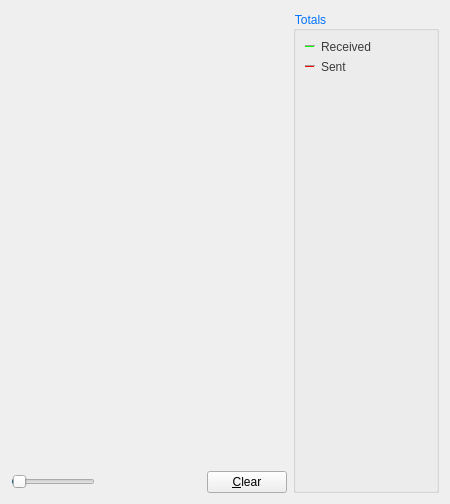
     <widget class="QWidget" name="tab_nettraffic">
      <attribute name="title">
       <string>&amp;Network Traffic</string>
      </attribute>
      <layout class="QHBoxLayout" name="horizontalLayout_3">
       <item>
        <layout class="QVBoxLayout" name="verticalLayout_4">
         <item>
          <widget class="TrafficGraphWidget" name="trafficGraph" native="true">
           <property name="sizePolicy">
            <sizepolicy hsizetype="Expanding" vsizetype="Expanding">
             <horstretch>0</horstretch>
             <verstretch>0</verstretch>
            </sizepolicy>
           </property>
          </widget>
         </item>
         <item>
          <layout class="QHBoxLayout" name="horizontalLayout_2">
           <item>
            <widget class="QSlider" name="sldGraphRange">
             <property name="minimum">
              <number>1</number>
             </property>
             <property name="maximum">
              <number>288</number>
             </property>
             <property name="pageStep">
              <number>12</number>
             </property>
             <property name="value">
              <number>6</number>
             </property>
             <property name="orientation">
              <enum>Qt::Horizontal</enum>
             </property>
            </widget>
           </item>
           <item>
            <widget class="QLabel" name="lblGraphRange">
             <property name="minimumSize">
              <size>
               <width>100</width>
               <height>0</height>
              </size>
             </property>
             <property name="alignment">
              <set>Qt::AlignCenter</set>
             </property>
            </widget>
           </item>
           <item>
            <widget class="QPushButton" name="btnClearTrafficGraph">
             <property name="text">
              <string>&amp;Clear</string>
             </property>
             <property name="autoDefault">
              <bool>false</bool>
             </property>
            </widget>
           </item>
          </layout>
         </item>
        </layout>
       </item>
       <item>
        <layout class="QVBoxLayout" name="verticalLayout">
         <item>
          <widget class="QGroupBox" name="groupBox">
           <property name="styleSheet">
            <string notr="true">color: rgb(0, 115, 255);</string>
           </property>
           <property name="title">
            <string>Totals</string>
           </property>
           <layout class="QVBoxLayout" name="verticalLayout_5">
            <item>
             <layout class="QHBoxLayout" name="horizontalLayout_4">
              <item>
               <widget class="Line" name="line">
                <property name="sizePolicy">
                 <sizepolicy hsizetype="Fixed" vsizetype="Fixed">
                  <horstretch>0</horstretch>
                  <verstretch>0</verstretch>
                 </sizepolicy>
                </property>
                <property name="minimumSize">
                 <size>
                  <width>10</width>
                  <height>0</height>
                 </size>
                </property>
                <property name="palette">
                 <palette>
                  <active>
                   <colorrole role="WindowText">
                    <brush brushstyle="SolidPattern">
                     <color alpha="255">
                      <red>0</red>
                      <green>115</green>
                      <blue>255</blue>
                     </color>
                    </brush>
                   </colorrole>
                   <colorrole role="Button">
                    <brush brushstyle="SolidPattern">
                     <color alpha="255">
                      <red>255</red>
                      <green>255</green>
                      <blue>255</blue>
                     </color>
                    </brush>
                   </colorrole>
                   <colorrole role="Light">
                    <brush brushstyle="SolidPattern">
                     <color alpha="255">
                      <red>0</red>
                      <green>255</green>
                      <blue>0</blue>
                     </color>
                    </brush>
                   </colorrole>
                   <colorrole role="Text">
                    <brush brushstyle="SolidPattern">
                     <color alpha="255">
                      <red>0</red>
                      <green>115</green>
                      <blue>255</blue>
                     </color>
                    </brush>
                   </colorrole>
                   <colorrole role="ButtonText">
                    <brush brushstyle="SolidPattern">
                     <color alpha="255">
                      <red>0</red>
                      <green>115</green>
                      <blue>255</blue>
                     </color>
                    </brush>
                   </colorrole>
                   <colorrole role="Base">
                    <brush brushstyle="SolidPattern">
                     <color alpha="255">
                      <red>255</red>
                      <green>255</green>
                      <blue>255</blue>
                     </color>
                    </brush>
                   </colorrole>
                   <colorrole role="Window">
                    <brush brushstyle="SolidPattern">
                     <color alpha="255">
                      <red>255</red>
                      <green>255</green>
                      <blue>255</blue>
                     </color>
                    </brush>
                   </colorrole>
                  </active>
                  <inactive>
                   <colorrole role="WindowText">
                    <brush brushstyle="SolidPattern">
                     <color alpha="255">
                      <red>0</red>
                      <green>115</green>
                      <blue>255</blue>
                     </color>
                    </brush>
                   </colorrole>
                   <colorrole role="Button">
                    <brush brushstyle="SolidPattern">
                     <color alpha="255">
                      <red>255</red>
                      <green>255</green>
                      <blue>255</blue>
                     </color>
                    </brush>
                   </colorrole>
                   <colorrole role="Light">
                    <brush brushstyle="SolidPattern">
                     <color alpha="255">
                      <red>0</red>
                      <green>255</green>
                      <blue>0</blue>
                     </color>
                    </brush>
                   </colorrole>
                   <colorrole role="Text">
                    <brush brushstyle="SolidPattern">
                     <color alpha="255">
                      <red>0</red>
                      <green>115</green>
                      <blue>255</blue>
                     </color>
                    </brush>
                   </colorrole>
                   <colorrole role="ButtonText">
                    <brush brushstyle="SolidPattern">
                     <color alpha="255">
                      <red>0</red>
                      <green>115</green>
                      <blue>255</blue>
                     </color>
                    </brush>
                   </colorrole>
                   <colorrole role="Base">
                    <brush brushstyle="SolidPattern">
                     <color alpha="255">
                      <red>255</red>
                      <green>255</green>
                      <blue>255</blue>
                     </color>
                    </brush>
                   </colorrole>
                   <colorrole role="Window">
                    <brush brushstyle="SolidPattern">
                     <color alpha="255">
                      <red>255</red>
                      <green>255</green>
                      <blue>255</blue>
                     </color>
                    </brush>
                   </colorrole>
                  </inactive>
                  <disabled>
                   <colorrole role="WindowText">
                    <brush brushstyle="SolidPattern">
                     <color alpha="255">
                      <red>0</red>
                      <green>115</green>
                      <blue>255</blue>
                     </color>
                    </brush>
                   </colorrole>
                   <colorrole role="Button">
                    <brush brushstyle="SolidPattern">
                     <color alpha="255">
                      <red>255</red>
                      <green>255</green>
                      <blue>255</blue>
                     </color>
                    </brush>
                   </colorrole>
                   <colorrole role="Light">
                    <brush brushstyle="SolidPattern">
                     <color alpha="255">
                      <red>0</red>
                      <green>255</green>
                      <blue>0</blue>
                     </color>
                    </brush>
                   </colorrole>
                   <colorrole role="Text">
                    <brush brushstyle="SolidPattern">
                     <color alpha="255">
                      <red>0</red>
                      <green>115</green>
                      <blue>255</blue>
                     </color>
                    </brush>
                   </colorrole>
                   <colorrole role="ButtonText">
                    <brush brushstyle="SolidPattern">
                     <color alpha="255">
                      <red>0</red>
                      <green>115</green>
                      <blue>255</blue>
                     </color>
                    </brush>
                   </colorrole>
                   <colorrole role="Base">
                    <brush brushstyle="SolidPattern">
                     <color alpha="255">
                      <red>255</red>
                      <green>255</green>
                      <blue>255</blue>
                     </color>
                    </brush>
                   </colorrole>
                   <colorrole role="Window">
                    <brush brushstyle="SolidPattern">
                     <color alpha="255">
                      <red>255</red>
                      <green>255</green>
                      <blue>255</blue>
                     </color>
                    </brush>
                   </colorrole>
                  </disabled>
                 </palette>
                </property>
                <property name="orientation">
                 <enum>Qt::Horizontal</enum>
                </property>
               </widget>
              </item>
              <item>
               <widget class="QLabel" name="label_16">
                <property name="styleSheet">
                 <string notr="true">color: rgb(59, 59, 60);</string>
                </property>
                <property name="text">
                 <string>Received</string>
                </property>
               </widget>
              </item>
              <item>
               <widget class="QLabel" name="lblBytesIn">
                <property name="minimumSize">
                 <size>
                  <width>50</width>
                  <height>0</height>
                 </size>
                </property>
                <property name="alignment">
                 <set>Qt::AlignRight|Qt::AlignTrailing|Qt::AlignVCenter</set>
                </property>
               </widget>
              </item>
             </layout>
            </item>
            <item>
             <layout class="QHBoxLayout" name="horizontalLayout_5">
              <item>
               <widget class="Line" name="line_2">
                <property name="sizePolicy">
                 <sizepolicy hsizetype="Fixed" vsizetype="Fixed">
                  <horstretch>0</horstretch>
                  <verstretch>0</verstretch>
                 </sizepolicy>
                </property>
                <property name="minimumSize">
                 <size>
                  <width>10</width>
                  <height>0</height>
                 </size>
                </property>
                <property name="palette">
                 <palette>
                  <active>
                   <colorrole role="WindowText">
                    <brush brushstyle="SolidPattern">
                     <color alpha="255">
                      <red>0</red>
                      <green>115</green>
                      <blue>255</blue>
                     </color>
                    </brush>
                   </colorrole>
                   <colorrole role="Button">
                    <brush brushstyle="SolidPattern">
                     <color alpha="255">
                      <red>255</red>
                      <green>255</green>
                      <blue>255</blue>
                     </color>
                    </brush>
                   </colorrole>
                   <colorrole role="Light">
                    <brush brushstyle="SolidPattern">
                     <color alpha="255">
                      <red>255</red>
                      <green>0</green>
                      <blue>0</blue>
                     </color>
                    </brush>
                   </colorrole>
                   <colorrole role="Text">
                    <brush brushstyle="SolidPattern">
                     <color alpha="255">
                      <red>0</red>
                      <green>115</green>
                      <blue>255</blue>
                     </color>
                    </brush>
                   </colorrole>
                   <colorrole role="ButtonText">
                    <brush brushstyle="SolidPattern">
                     <color alpha="255">
                      <red>0</red>
                      <green>115</green>
                      <blue>255</blue>
                     </color>
                    </brush>
                   </colorrole>
                   <colorrole role="Base">
                    <brush brushstyle="SolidPattern">
                     <color alpha="255">
                      <red>255</red>
                      <green>255</green>
                      <blue>255</blue>
                     </color>
                    </brush>
                   </colorrole>
                   <colorrole role="Window">
                    <brush brushstyle="SolidPattern">
                     <color alpha="255">
                      <red>255</red>
                      <green>255</green>
                      <blue>255</blue>
                     </color>
                    </brush>
                   </colorrole>
                  </active>
                  <inactive>
                   <colorrole role="WindowText">
                    <brush brushstyle="SolidPattern">
                     <color alpha="255">
                      <red>0</red>
                      <green>115</green>
                      <blue>255</blue>
                     </color>
                    </brush>
                   </colorrole>
                   <colorrole role="Button">
                    <brush brushstyle="SolidPattern">
                     <color alpha="255">
                      <red>255</red>
                      <green>255</green>
                      <blue>255</blue>
                     </color>
                    </brush>
                   </colorrole>
                   <colorrole role="Light">
                    <brush brushstyle="SolidPattern">
                     <color alpha="255">
                      <red>255</red>
                      <green>0</green>
                      <blue>0</blue>
                     </color>
                    </brush>
                   </colorrole>
                   <colorrole role="Text">
                    <brush brushstyle="SolidPattern">
                     <color alpha="255">
                      <red>0</red>
                      <green>115</green>
                      <blue>255</blue>
                     </color>
                    </brush>
                   </colorrole>
                   <colorrole role="ButtonText">
                    <brush brushstyle="SolidPattern">
                     <color alpha="255">
                      <red>0</red>
                      <green>115</green>
                      <blue>255</blue>
                     </color>
                    </brush>
                   </colorrole>
                   <colorrole role="Base">
                    <brush brushstyle="SolidPattern">
                     <color alpha="255">
                      <red>255</red>
                      <green>255</green>
                      <blue>255</blue>
                     </color>
                    </brush>
                   </colorrole>
                   <colorrole role="Window">
                    <brush brushstyle="SolidPattern">
                     <color alpha="255">
                      <red>255</red>
                      <green>255</green>
                      <blue>255</blue>
                     </color>
                    </brush>
                   </colorrole>
                  </inactive>
                  <disabled>
                   <colorrole role="WindowText">
                    <brush brushstyle="SolidPattern">
                     <color alpha="255">
                      <red>0</red>
                      <green>115</green>
                      <blue>255</blue>
                     </color>
                    </brush>
                   </colorrole>
                   <colorrole role="Button">
                    <brush brushstyle="SolidPattern">
                     <color alpha="255">
                      <red>255</red>
                      <green>255</green>
                      <blue>255</blue>
                     </color>
                    </brush>
                   </colorrole>
                   <colorrole role="Light">
                    <brush brushstyle="SolidPattern">
                     <color alpha="255">
                      <red>255</red>
                      <green>0</green>
                      <blue>0</blue>
                     </color>
                    </brush>
                   </colorrole>
                   <colorrole role="Text">
                    <brush brushstyle="SolidPattern">
                     <color alpha="255">
                      <red>0</red>
                      <green>115</green>
                      <blue>255</blue>
                     </color>
                    </brush>
                   </colorrole>
                   <colorrole role="ButtonText">
                    <brush brushstyle="SolidPattern">
                     <color alpha="255">
                      <red>0</red>
                      <green>115</green>
                      <blue>255</blue>
                     </color>
                    </brush>
                   </colorrole>
                   <colorrole role="Base">
                    <brush brushstyle="SolidPattern">
                     <color alpha="255">
                      <red>255</red>
                      <green>255</green>
                      <blue>255</blue>
                     </color>
                    </brush>
                   </colorrole>
                   <colorrole role="Window">
                    <brush brushstyle="SolidPattern">
                     <color alpha="255">
                      <red>255</red>
                      <green>255</green>
                      <blue>255</blue>
                     </color>
                    </brush>
                   </colorrole>
                  </disabled>
                 </palette>
                </property>
                <property name="orientation">
                 <enum>Qt::Horizontal</enum>
                </property>
               </widget>
              </item>
              <item>
               <widget class="QLabel" name="label_17">
                <property name="styleSheet">
                 <string notr="true">color: rgb(59, 59, 60);</string>
                </property>
                <property name="text">
                 <string>Sent</string>
                </property>
               </widget>
              </item>
              <item>
               <widget class="QLabel" name="lblBytesOut">
                <property name="minimumSize">
                 <size>
                  <width>50</width>
                  <height>0</height>
                 </size>
                </property>
                <property name="alignment">
                 <set>Qt::AlignRight|Qt::AlignTrailing|Qt::AlignVCenter</set>
                </property>
               </widget>
              </item>
             </layout>
            </item>
            <item>
             <spacer name="verticalSpacer_4">
              <property name="orientation">
               <enum>Qt::Vertical</enum>
              </property>
              <property name="sizeHint" stdset="0">
               <size>
                <width>20</width>
                <height>407</height>
               </size>
              </property>
             </spacer>
            </item>
           </layout>
          </widget>
         </item>
        </layout>
       </item>
      </layout>
     </widget>
